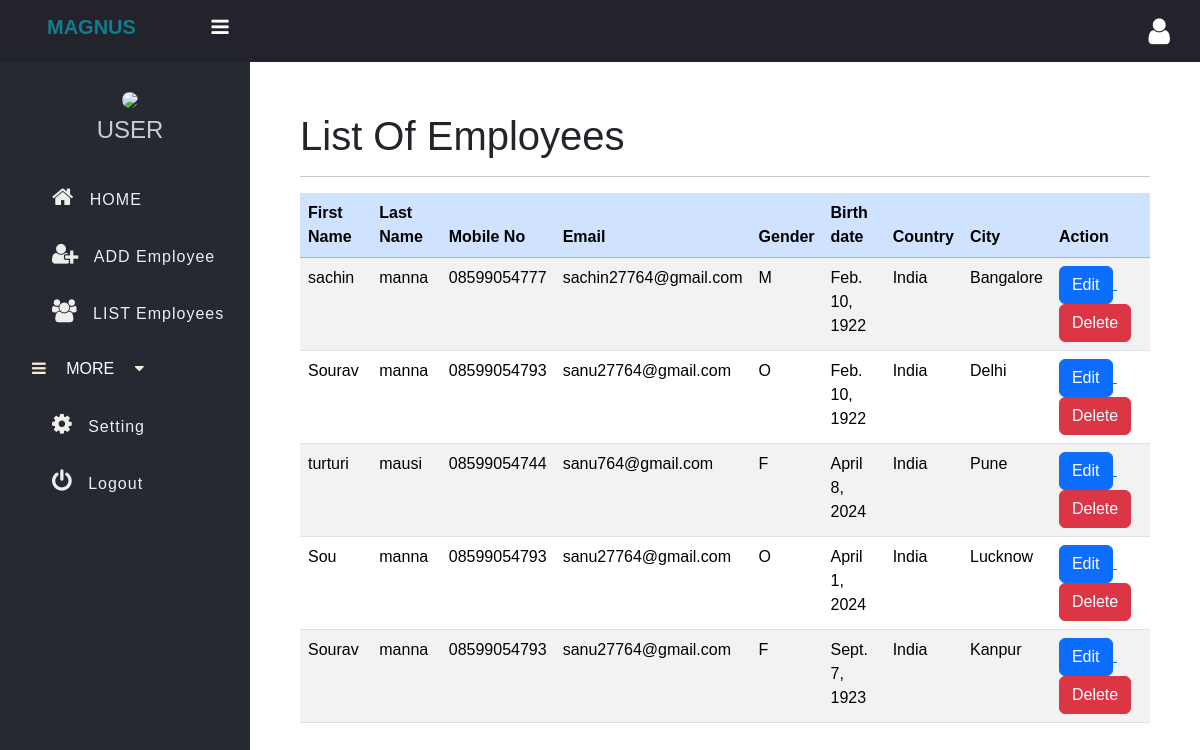
The page /List_Employee/ on the database its author committed.
### testapp/models.py (models this page shows, shortened)
class Employee(models.Model):
  first_name=models.CharField(max_length=24)
  last_name=models.CharField(max_length=24)
  email=models.EmailField()
  mobile=models.CharField(max_length=12)
  dob=models.DateField()
  gender_choices=(
    ('M','Male'),
    ('F','Female'),
    ('O','Others')
  )
  gender=models.CharField(max_length=1,choices=gender_choices)
  address = models.CharField(max_length=255, default='Default Address')
  country_choices=(
    ('India','India'),
    ('USA','USA'),
    ('UK','UK'),
    ('Australia','Australia'),
    ('Canada','Canada'),
    ('Japan','Japan'),
    ('China','China'),
    ('Russia','Russia'),
    ('Germany','Germany'),
    ('France','France'),
    ('Italy','Italy'),
    ('Spain','Spain'),
    ('Portugal','Portugal'),
    ('Brazil','Brazil'),
    ('Argentina','Argentina'),
    ('Mexico','Mexico'),
    ('South Africa','South Africa'),
    ('South Korea','South Korea'),
    ('North Korea','North Korea'),)
  country=models.CharField(max_length=24,choices=country_choices)
  city_choices=(
    ('Mumbai','Mumbai'),
    ('Delhi','Delhi'),
    ('Bangalore','Bangalore'),
    ('Chennai','Chennai'),
    ('Kolkata','Kolkata'),
    ('Hyderabad','Hyderabad'),
    ('Ahmedabad','Ahmedabad'),
    ('Surat','Surat'),
    ('Pune','Pune'),
    ('Jaipur','Jaipur'),
    ('Lucknow','Lucknow'),
    ('Kanpur','Kanpur'),
  )
  city=models.CharField(max_length=24,choices=city_choices)
  SKILL_CHOICES = (
        ('AWS', 'AWS'),
        ('DevOps', 'DevOps'),
        ('Full Stack Developer', 'Full Stack Developer'),
        ('Middleware', 'Middleware'),
        ('QA-Automation', 'QA-Automation'),
        ('WebServices', 'WebServices'),
    )
  skills = models.CharField(max_length=24, choices=SKILL_CHOICES)

### testapp/views.py (the view)
# urls.py: path('List_Employee/',views.ListEmployee,name='List_Employee'),
def ListEmployee(request):
  employee_list=Employee.objects.all()
  return render(request,'testapp/List_Employee.html',{'employee_list':employee_list})

### templates/testapp/List_Employee.html (shortened to what this page needs)
{% extends "testapp/base.html" %}
{% block content %}
<section>
  <h1>List Of Employees</h1>
  <hr>
  <div class="table-responsive">
    <table class="table table-striped table-hover">
      <thead class="table-primary">
        <tr>
          <th>First Name</th>
          <th>Last Name</th>
          <th>Mobile No</th>
          <th>Email</th>
          <th>Gender</th>
          <th>Birth date</th>
          <th>Country</th>
          <th>City</th>
          <th>Action</th>
        </tr>
      </thead>
      <tbody>
        {% for emp in employee_list %}
        <tr>
          <td>{{ emp.first_name }}</td>
          <td>{{ emp.last_name }}</td>
          <td>{{ emp.mobile }}</td>
          <td>{{ emp.email }}</td>
          <td>{{ emp.gender }}</td>
          <td>{{ emp.dob }}</td>
          <td>{{ emp.country }}</td>
          <td>{{ emp.city }}</td>
          <td>
            <a href="/update/{{ emp.id }}/">
                <button class="btn btn-primary">Edit</button>
            </a>
            <a href="/delete/{{ emp.id }}/">
                <button class="btn btn-danger">Delete</button>
            </a>
        </td>
        </tr>
        {% endfor %}
      </tbody>
    </table>
  </div>
</section>
{% endblock content %}

### templates/testapp/base.html (shortened to what this page needs)
{% load static %}
<!DOCTYPE html>
<html>
<head>
	<link rel="stylesheet" href="https://stackpath.bootstrapcdn.com/font-awesome/4.7.0/css/font-awesome.min.css">
	<link rel="stylesheet" href="{% static 'css/base.css'%}">
  <link href="https://cdn.jsdelivr.net/npm/bootstrap@5.3.3/dist/css/bootstrap.min.css" rel="stylesheet">
</head>
<body>
	<header class="header">
		<h2 class="u-name"> <b>MAGNUS</b>
			<label for="checkbox">
				<i id="navbtn" class="fa fa-bars" aria-hidden="true"></i>
			</label>
		</h2>
		<i class="fa fa-user" aria-hidden="true"></i>
	</header>
	<div class="body">
		<nav class="side-bar">
			<div class="user-p">
				<img src="https://t4.ftcdn.net/jpg/02/27/45/09/360_F_227450952_KQCMShHPOPebUXklULsKsROk5AvN6H1H.jpg">
				<h4>USER</h4>
			</div>
			<ul>
				<li>
					<a href="/">
						<i class="fa fa-home" aria-hidden="true"></i>
						<span>HOME</span>
					</a>
				</li>
				<li>
					<a href="/Insert_Employee">
						<i class="fa fa-user-plus" aria-hidden="true"></i>
						<span> ADD Employee</span>
					</a>
				</li>
				<li>
					<a href="/List_Employee">
						<i class="fa fa-users" aria-hidden="true"></i>
						<span>LIST Employees</span>
					</a>
				</li>
				<div class="dropdown">
					<i class="fa fa-bars" aria-hidden="true" style="color: antiquewhite;"></i>
					<button onclick="myFunction()" class="dropbtn">MORE</button>
					<i class="fa fa-caret-down" aria-hidden="true" style="color: antiquewhite;"></i>
				</div>
				<li>
					<a href="#">
						<i class="fa fa-cog" aria-hidden="true"></i>
						<span>Setting</span>
					</a>
				</li>
				<li>
					<a href="/accounts/logout">
						<i class="fa fa-power-off" aria-hidden="true"></i>
						<span>Logout</span>
					</a>
				</li>
			</ul>
		</nav>
		<div class="maincontent">
      {% block content %}{% endblock content %}
    </div>
	</div>
</body>
</html>

### static/css/base.css (style rules this page uses)
* { padding: 0; margin: 0; box-sizing: border-box; font-family: arial, sans-serif; }
.header { display: flex; justify-content: space-between; align-items: center; padding: 15px 30px; background: #23242b; color: #fff; }
.u-name { font-size: 20px; padding-left: 17px; }
.u-name b { color: #127b8e; }
.header i { font-size: 30px; cursor: pointer; color: #fff; }
.user-p { text-align: center; padding-left: 10px; padding-top: 25px; }
.user-p img { width: 100px; border-radius: 50%; }
.user-p h4 { color: #ccc; padding: 5px 0; }
.side-bar { width: 250px; background: #262931; min-height: 100vh; }
.body { display: flex; }
.maincontent { width: calc(100% - 250px); padding: 50px; }
.side-bar ul { margin-top: 20px; list-style: none; }
.side-bar ul li { font-size: 16px; padding: 15px 0px; padding-left: 20px; transition: 500ms background; white-space: nowrap; overflow: hidden; text-overflow: ellipsis; }
.side-bar ul li a { text-decoration: none; color: #eee; cursor: pointer; letter-spacing: 1px; }
.side-bar ul li a i { display: inline-block; padding-right: 10px; font-size: 23px; }
#navbtn { display: inline-block; margin-left: 70px; font-size: 20px; transition: 500ms color; }
.dropbtn { color: rgb(16, 15, 15); padding: 16px; font-size: 16px; border: none; cursor: pointer; }
.dropdown { position: relative; display: inline-block; }
.dropbtn { background-color: #262931; color: white; padding: 16px; font-size: 16px; border: none; cursor: pointer; }

### rows shown on the page
Employee: first_name "sachin", last_name "manna", mobile "08599054777", email "sachin27764@gmail.com", gender "M", dob "Feb. 10, 1922", country "India", city "Bangalore"
Employee: first_name "Sourav", last_name "manna", mobile "08599054793", email "sanu27764@gmail.com", gender "O", dob "Feb. 10, 1922", country "India", city "Delhi"
Employee: first_name "turturi", last_name "mausi", mobile "08599054744", email "sanu764@gmail.com", gender "F", dob "April 8, 2024", country "India", city "Pune"
Employee: first_name "Sou", last_name "manna", mobile "08599054793", email "sanu27764@gmail.com", gender "O", dob "April 1, 2024", country "India", city "Lucknow"
Employee: first_name "Sourav", last_name "manna", mobile "08599054793", email "sanu27764@gmail.com", gender "F", dob "Sept. 7, 1923", country "India", city "Kanpur"
